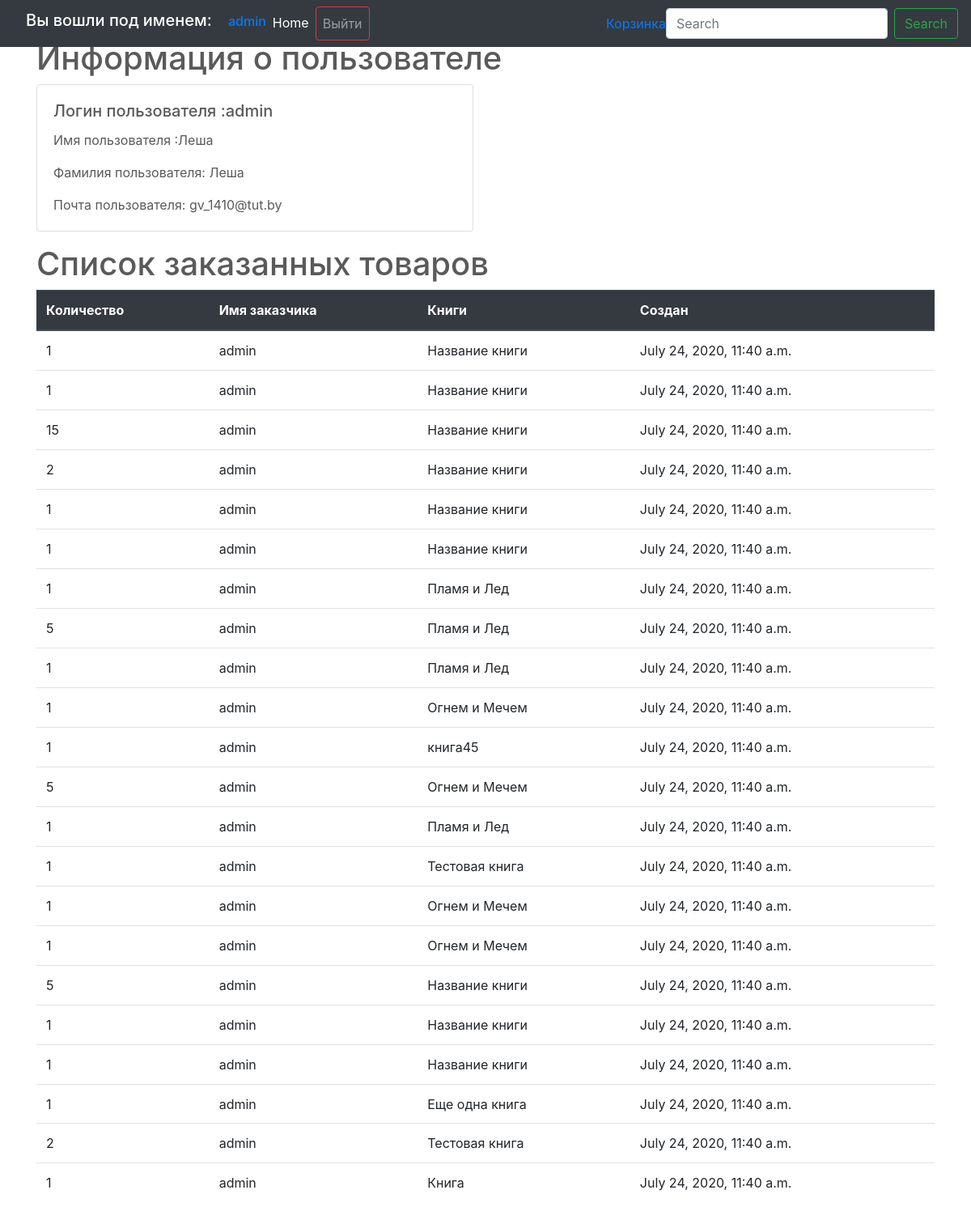
/userdetail/ (signed in), run on the app's committed database.
### cart/models.py (models this page shows, shortened)
class BookInCart(models.Model):
    CATEGORY = (
        ('Ожидает подтверждения', 'Ожидает подтверждения'),
        ('Заказан', 'Заказан')
    )
    cart = models.ForeignKey(
        Cart,
        on_delete=models.CASCADE,
        related_name='books',
    )
    book = models.ForeignKey(
        Book,
        on_delete=models.CASCADE,
        related_name='books_in_cart',
    )
    quantity = models.IntegerField(
        verbose_name='Qantity',
        default=1
    )
    created = models.DateTimeField(
        "Created",
        auto_now=False,
        auto_now_add=True
    )
    status = models.CharField(verbose_name='Статус', null=False, max_length=25, choices=CATEGORY, default='Ожидает подтверждения')
    class Meta:
        unique_together = (('cart', 'book'),)

class Cart(models.Model):
    user = models.ForeignKey(
        User,
        on_delete=models.CASCADE,
        related_name='carts',
        blank = True,
        null = True,
    )

### testapp/models.py (models this page shows)
class Book(models.Model):
    CATEGORY = (
        ('На складе', 'На складе'),
        ('Отсутствует на складе', 'Отсутствует на складе')
    )
    name = models.CharField(
        verbose_name='Название Книги', max_length=200
        )
    description = models.TextField(
        verbose_name='Описание Книги', null=True, blank=True
        )
    genre = models.ForeignKey(
        Genre, on_delete=models.PROTECT, verbose_name='Жанр Книги',
        )
    writer = models.ManyToManyField(
        Writer)
    created = models.DateField(
        verbose_name='Создано', auto_now=False, auto_now_add=True
        )
    updated = models.DateField(
        verbose_name='Изменено', auto_now=True, auto_now_add=False
        )
    book_image = models.ImageField(
        verbose_name='Изображение книги', upload_to='profile', null=True, blank=True
        )
    price = models.FloatField(verbose_name='Цена', null=True)
    category = models.CharField(verbose_name='Статус', null=True, max_length=25, choices=CATEGORY)
    quantity_in_stok = models.IntegerField(verbose_name='Количество на складе', max_length=3)
    def __str__(self):
        return self.name

### testapp/views.py (the view)
# urls.py: path('userdetail/', userdetail),
def userdetail(request):
    login = request.user
    first_name = request.user.first_name
    last_name = request.user.last_name
    email = request.user.email
    books_in_cart = BookInCart.objects.all()
    context = {'login': login, 'first_name': first_name, 'last_name':last_name, 'email':email, 'books_in_cart': books_in_cart}
    return render(request, template_name='testapp/userdetail.html', context=context)

### testapp/templates/testapp/userdetail.html (shortened to what this page needs)
{% extends 'base.html' %}
{% load static %}
{% block body %}
<div class="container">
<h1>Информация о пользователе</h1>
</div>
<div class="container">
        <div class="card mb-3" style="max-width: 540px;">
        <div class="row no-gutters">
          <div class="col-md-8">
            <div class="card-body">
              <h5 class="card-title"> Логин пользователя :{{user}}</h5>
              <p class="card-text"> Имя пользователя :{{first_name}}</p>
              <p class="card-text"> Фамилия пользователя: {{last_name}}</p>
              <p class="card-text"> Почта пользователя: {{user.email}}</p>
            </div>
          </div>
        </div>
      </div>
     <h1>Список заказанных товаров</h1>
     <table class="table">
     <thead class="thead-dark">
     <tr>
     <th>Количество</th><th>Имя заказчика</th><th>Книги</th><th>Создан</th>
     </tr>
     </thead>
     {% for books_in_cart in books_in_cart  %}
        <tr>
        {% if request.user == books_in_cart.cart.user %}
            <td>{{books_in_cart.quantity}}</td>
            <td>{{books_in_cart.cart.user}}</td>
            <td>{{books_in_cart.book}}</td>
            <td>{{books_in_cart.created}}</td>
        {% endif %}
        </tr>
     {% endfor %}
     </table>
</div>
{% endblock body %}

### templates/base.html (shortened to what this page needs)
{% load static %}
<!doctype html>
<html lang="en">
  <head>
    <link rel="stylesheet" href="https://stackpath.bootstrapcdn.com/bootstrap/4.5.0/css/bootstrap.min.css">
    <link rel="stylesheet" type="text/css" href="{% static 'css/carousel.css' %}">
  </head>
  <body>
    <header>
  <nav class="navbar navbar-expand-md navbar-dark fixed-top bg-dark">
    <a class="navbar-brand" href="#"> {% if request.user.is_authenticated %} <h6>Вы вошли под именем: <a href='/userdetail/'> {{request.user}}</a></h6>
    {% else %}
    <h6>Пожалуйста зарегистрируйтесь или войдите в систему</h6>
    {% endif %} </a>
    <div class="collapse navbar-collapse" id="navbarCollapse">
      <ul class="navbar-nav mr-auto">
        <li class="nav-item active">
          <a class="nav-link" href="/homepage">Home <span class="sr-only">(current)</span></a>
        </li>
        {% if request.user.is_authenticated %}
          <li class="nav-item">
          <a class="nav-link btn btn-outline-danger my-2 my-sm-0" href="/logout/">Выйти</a>
        </li>
        {% endif %}
      </ul>
      <a href='{% url 'cart:cart' %}'>Корзинка</a>
      <form class="form-inline mt-2 mt-md-0">
        <input class="form-control mr-sm-2" type="text" placeholder="Search" aria-label="Search">
        <button class="btn btn-outline-success my-2 my-sm-0" type="submit">Search</button>
      </form>
    </div>
  </nav>
</header>
<main role="main">
 {% block body %}{% endblock body %}
</main>
</body>
</html>

### static/css/carousel.css (style rules this page uses)
body { padding-top: 3rem; padding-bottom: 3rem; color: #5a5a5a; }

### data on the page
BookInCart: quantity "1", cart.user "admin", book "Название книги", created "July 24, 2020, 11:40 a.m."
BookInCart: quantity "1", cart.user "admin", book "Название книги", created "July 24, 2020, 11:40 a.m."
BookInCart: quantity "15", cart.user "admin", book "Название книги", created "July 24, 2020, 11:40 a.m."
BookInCart: quantity "2", cart.user "admin", book "Название книги", created "July 24, 2020, 11:40 a.m."
BookInCart: quantity "1", cart.user "admin", book "Название книги", created "July 24, 2020, 11:40 a.m."
BookInCart: quantity "1", cart.user "admin", book "Название книги", created "July 24, 2020, 11:40 a.m."
BookInCart: quantity "1", cart.user "admin", book "Пламя и Лед", created "July 24, 2020, 11:40 a.m."
BookInCart: quantity "5", cart.user "admin", book "Пламя и Лед", created "July 24, 2020, 11:40 a.m."
BookInCart: quantity "1", cart.user "admin", book "Пламя и Лед", created "July 24, 2020, 11:40 a.m."
BookInCart: quantity "1", cart.user "admin", book "Огнем и Мечем", created "July 24, 2020, 11:40 a.m."
BookInCart: quantity "1", cart.user "admin", book "книга45", created "July 24, 2020, 11:40 a.m."
BookInCart: quantity "5", cart.user "admin", book "Огнем и Мечем", created "July 24, 2020, 11:40 a.m."
BookInCart: quantity "1", cart.user "admin", book "Пламя и Лед", created "July 24, 2020, 11:40 a.m."
BookInCart: quantity "1", cart.user "admin", book "Тестовая книга", created "July 24, 2020, 11:40 a.m."
BookInCart: quantity "1", cart.user "admin", book "Огнем и Мечем", created "July 24, 2020, 11:40 a.m."
BookInCart: quantity "1", cart.user "admin", book "Огнем и Мечем", created "July 24, 2020, 11:40 a.m."
BookInCart: quantity "5", cart.user "admin", book "Название книги", created "July 24, 2020, 11:40 a.m."
BookInCart: quantity "1", cart.user "admin", book "Название книги", created "July 24, 2020, 11:40 a.m."
BookInCart: quantity "1", cart.user "admin", book "Название книги", created "July 24, 2020, 11:40 a.m."
BookInCart: quantity "1", cart.user "admin", book "Еще одна книга", created "July 24, 2020, 11:40 a.m."
BookInCart: quantity "2", cart.user "admin", book "Тестовая книга", created "July 24, 2020, 11:40 a.m."
BookInCart: quantity "1", cart.user "admin", book "Книга", created "July 24, 2020, 11:40 a.m."

### other printed values
{{ request.user }} "admin"
{{ user }} "admin"
{{ first_name }} "Леша"
{{ last_name }} "Леша"
{{ user.email }} "gv_1410@tut.by"
